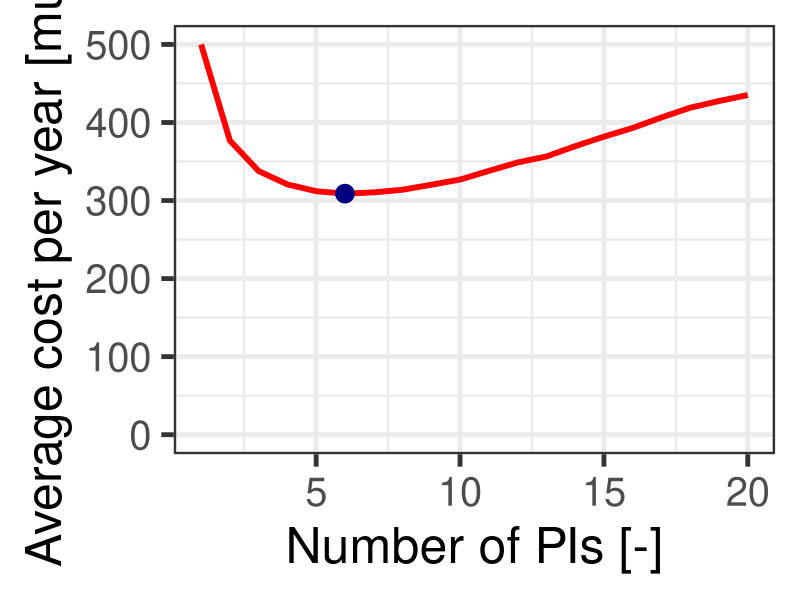
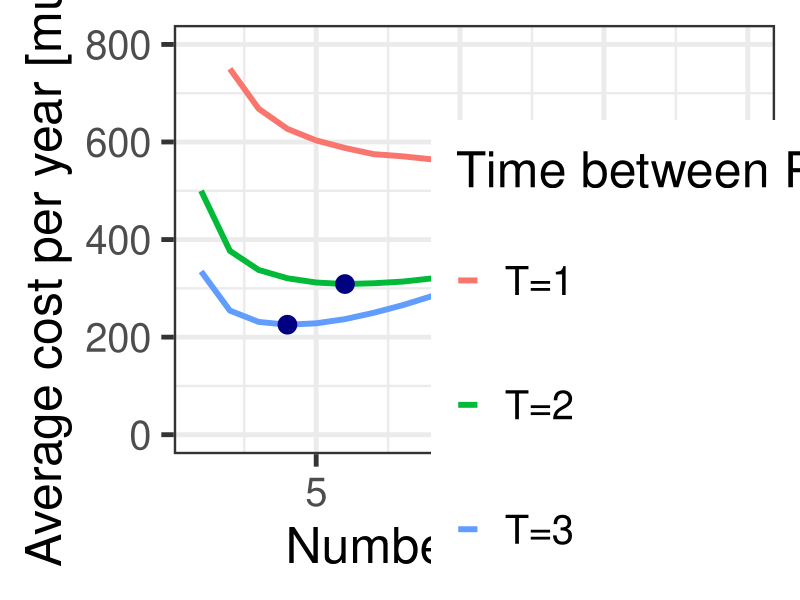

R code for these plots, in order:
# *-----------------------------------------------------------------
# | PROBLEM NUMBER: 3.10     
# | PROBLEM NAME: Road Intervention
# | UPDATE: AE             
# | DESCRIPTION: We simulate the pothole occurrence on a road 
# |              segment using Weibull distribution. We apply
# |              a repair and replacement with unplanned 
# |              Corrective repair replacement strategy.
# |
# | KEYWORDS: Weibull, failure, pothole, cost, age-dependent, 
# *-----------------------------------------------------------------

### ------------------DATA AND PACKAGE IMPORT-----------------
rm(list=ls())     # clear the memory and items in R console
library(ggplot2)
library(tidyr)
### ------------------VARIABLE DEFINITION---------------------

# C is cost, CI stands for corrective intervention PI for 
# Preventive intervention and PI1 for repair and PI2 for replacement

# K is the number of PIs performed before executing replacement PI
# T.k is the time between PIs regardless whether they are repair or 
# replacement.
# T is the time between replacement PIs

### ---------------VARIABLE INPUT-------------------

C.CI  <- 15     # cost of corrective intervention
C.PI1 <- 500    # cost of preventive intervention
C.PI2 <- 1000   # cost of preventive intervention

T.k.max <- 3
K.max   <- 20
beta    <- 3.25
lambda  <- 0.025

N <- 10000 # number of simulations for calculating m

# we know the dimensions of a 100 m road section, 7 m wide
dim <- 7*100 

### ---------------PROGRAM OUTPUT-------------------


# We store eta for T= 1, 2, and 3
eta     <- matrix(nrow=K.max,ncol=T.k.max) 

eta.PI1 <- matrix(nrow=K.max) 
eta.PI2 <- matrix(nrow=K.max) 
eta.CI  <- matrix(nrow=K.max) 

# Used to collect products of m.n(T)
m.calc  <- matrix(nrow=T.k.max*K.max,ncol=N) 
# m collects mean number of failure m(T)
m       <- matrix(nrow=T.k.max*K.max) 

### ------------------CALCULATIONS-------------------

# Let us calculate the amount of time an object fails in the observed 
# time period T. The number of failures is described with m(T), where 
# T is time between PIs. First we use iteration process described in 
# the Theory to find m.n(T). In the process, the random variable g is
# used to determine the time length in years from time point t=0 to 
# which the object (pipe) fails. This time is represented using Tn. If
# this time is less than the time period T, the loop reiterates to see
# if the next failure also occurs before time T. If the next Tn brings
# the sum of all Tn to a value that exceeds time T, the loop stops. 
# The amount of failure iterations are counted using i. Once the loop 
# is exited, one is subtracted from ito count for the last failure, 
# which occurred after the time T had elapsed.

input <- matrix(data=rep(1:(T.k.max*K.max),each=N)
                , ncol=N, byrow=T.k.max*K.max)
m.calc <- function(T){
  i <- 0
  # Sum of failure durations, essentially sumTn=t .
  sumTn <- 0 # Start at t=0
  while (sumTn<T){
    i <- i+1 # Here we count every iteration
    g <- runif(1,0,1) 
    #time to failure, T.n,i on Figure 
    Tn <- ((-log(g))^(1/beta))*(1/lambda) 
    # total time after adding generated failure time
    sumTn <- sumTn + Tn 
  }
  # Corrects that there is one less failure, than no. of iterations
  i <- i-1
  return (i)
}

# The values for all N iterations for every T is inserted in a matrix 
m.table <- apply(input,c(1,2),m.calc) #refers to m.n(T)

# Now find the average of all N results for all different values of T
# to find their respective m(T).

m.average <- apply(m.table,1,mean) # m(T)
m = m.average
T.k <- 2
for (t in (1:(T.k.max*K.max)))
{
  m[t]        <- m[t]*dim
}

for (K in (1:K.max))
{
  T <- K*T.k
  T
  eta.CI[K]   <- m[T]*C.CI/T
  eta.PI1[K]  <- C.PI1*(K-1)/T
  eta.PI2[K]  <- C.PI2/T
  eta[K,T.k]    <- eta.CI[K]+eta.PI1[K]+eta.PI2[K]
}
mineta <- min(eta[,T.k])

mT <- m[seq(from=T.k,to=(K.max*T.k),by=T.k)] # setting up m(T)
cat("Results \n")
results=data.frame(1:K.max,(1:K.max)*T.k,mT
                   ,eta.CI,eta.PI1,eta.PI2,eta[,T.k])
names(results) <- c("K"
                    ,"Years"
                    ,"Pothole occ"
                    ,"Corr.Int. part"
                    ,"Repair PI part"
                    ,"Replacem. PI part"
                    ,"eta")
print(results)

cat("Minimum value of cost \n")
print(min(eta[,T.k]))
cat("optimal units of time to execute intervention \n")
print(which.min(eta[,T.k])*T.k)


### Part B

for (T.k in (1:T.k.max))
{
  for (K in (1:K.max))
  {
    T <- K*T.k
    print(T)
    eta.CI[K]   <- m[T]*C.CI/(K*T.k)
    eta.PI1[K]  <- C.PI1*(K-1)/(K*T.k)
    eta.PI2[K]  <- C.PI2/(K*T.k)
    eta[K,T.k]  <- eta.CI[K]+eta.PI1[K]+eta.PI2[K]
  }
}

eta.CI   <- NULL
eta.PI1  <- NULL
eta.PI2  <- NULL

resultsB=data.frame(1:K.max,eta[,1],eta[,2],eta[,3])
names(resultsB) <- c("K"
                     ,"etaT.1"
                     ,"etaT.2"
                     ,"etaT.3")
print(resultsB)

cat("For T.k=2 \n")
cat("Minimum value of cost \n")
print(min(eta[,2]))
cat("optimal units of time to execute intervention \n")
print(which.min(eta[,2])*2)

cat("For T.k=1 \n")
cat("Minimum value of cost \n")
print(min(eta[,1]))
cat("optimal units of time to execute intervention \n")
print(which.min(eta[,1])*1)

cat("For T.k=3 \n")
cat("Minimum value of cost \n")
print(min(eta[,3]))
cat("optimal units of time to execute intervention \n")
print(which.min(eta[,3])*3)


### --------------------PLOT--------------------
## The following code is only for plotting the figure given as 
## a solution to the Exercise


plotres <- data.frame(1:K.max,eta[,2])
names(plotres) <- c("K","eta")

ploteta <- ggplot(data=plotres,aes(x=K,y=eta),color="red") + 
  geom_line(size=2,color="red") + 
  xlab("Number of PIs [-]") + 
  ylab("Average cost per year [mu/tu]") + # Set axis labels
  ylim(0,500) +
  theme_bw(base_size=36)

# Let us collect the optimal points in the data frame optimal

optimal <- data.frame(nrow=1,ncol=2)
names(optimal) <- c("x","y")


data <- plotres
optimal[1,1] <- data$K[which.min(data$eta)]
optimal[1,2] <- min(data$eta)

# Now we add these points to the graph before exporting
ploteta + geom_point(data=optimal
                     , aes(x=x
                           , y=y)
                     , colour="navyblue"
                     , size=6) 

dev.copy(png,'E3-10_eta.png',width=2000,height=1330)
dev.off()

# Plot B
resultstidy <- gather(resultsB
                      ,etaT.1,etaT.2,etaT.3
                      ,key="key",value="value")

plotetaT <- ggplot(data=resultstidy,aes(x=K,y=value
                                        ,group=key,color=key)) + 
  geom_line(size=2) + 
  scale_colour_hue(name="Time between PIs",      # Set legend title
                   breaks=c("etaT.1","etaT.2","etaT.3"),
                   labels=c("\nT=1\n"
                            , "\nT=2\n"
                            , "\nT=3\n")
  )  +
  scale_linetype_discrete(name="Time between PIs") +
  xlab("Number of PIs [-]") + 
  ylab("Average cost per year [mu/tu]") + # Set axis labels
  ylim(0,800) +
  theme_bw(base_size=36) +
  theme(legend.position=c(.8, .2))           # Position legend inside

# Let us collect the optimal points in the data frame optimal

optimal <- as.data.frame(matrix(nrow=3,ncol=3))
names(optimal) <- c("key","x","y")

key <- c("etaT.1","etaT.2","etaT.3")
  data <- resultsB
for (i in 1:3)
{
optimal[i,1] <- key[i]
optimal[i,2] <- data$K[which.min(data[,i+1])]
optimal[i,3] <- min(data[,i+1])
}
# Now we add these points to the graph before exporting
plotetaT + geom_point(data=optimal
                     , aes(x=x
                           , y=y)
                     , colour="navyblue"
                     , size=6) 

dev.copy(png,'E3-10_T.png',width=2000,height=1330)
dev.off()


### ------------------PLOT END-------------------

# END

